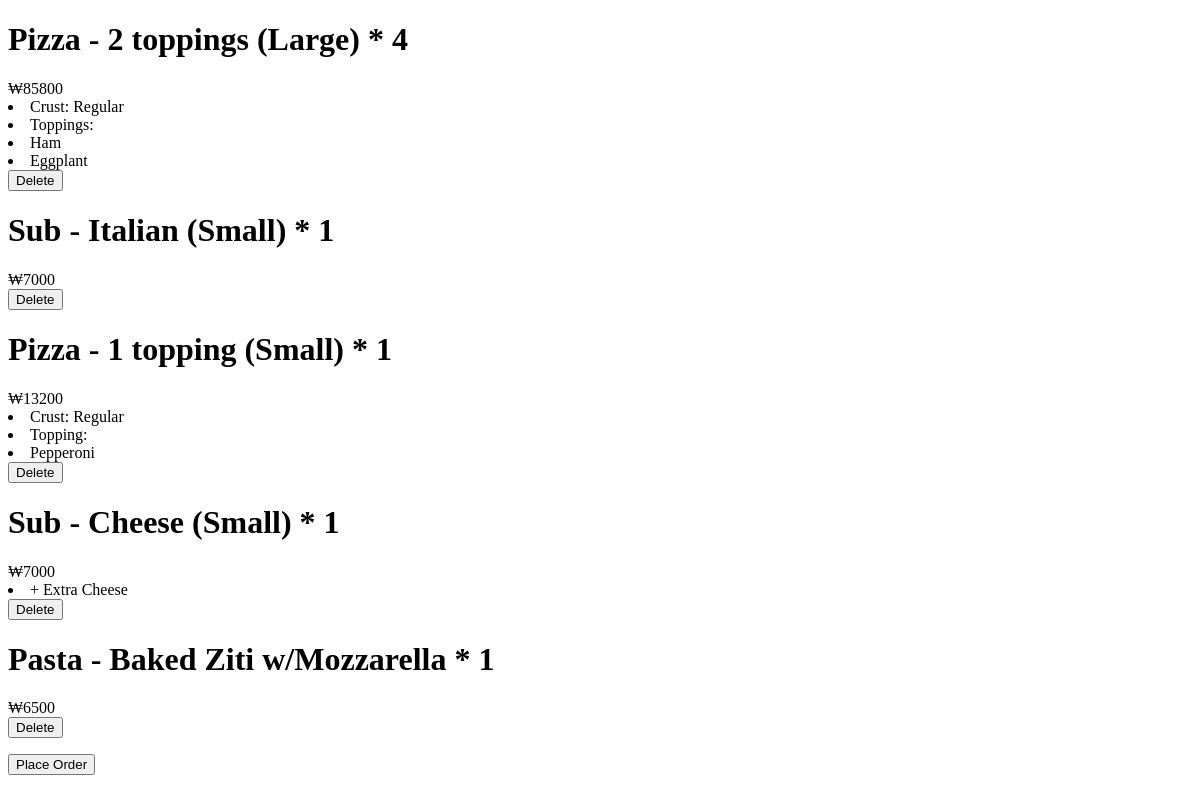
Page /cart (signed in) on the earlier database version.
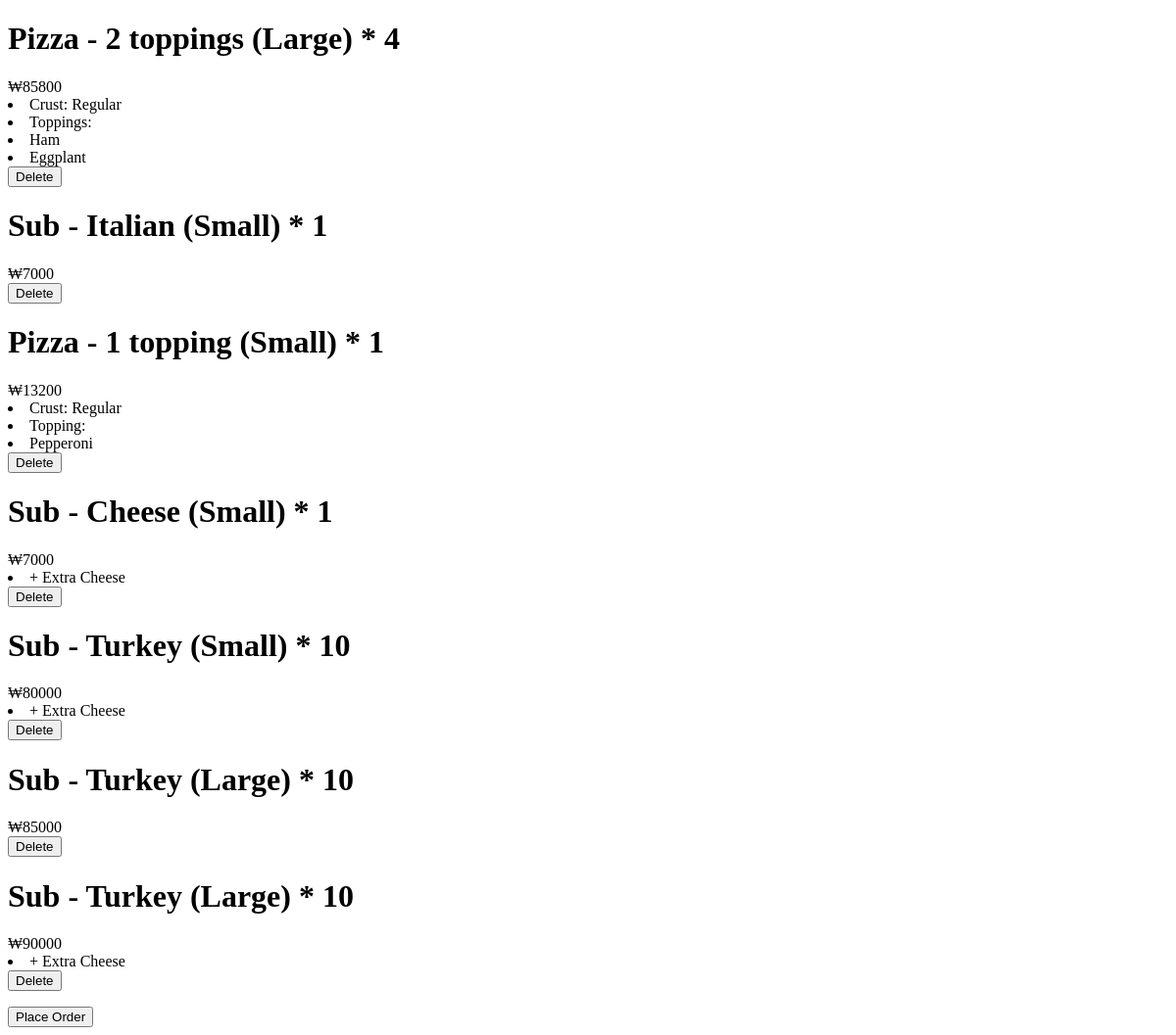
Same page on the later database version.
### orders/models.py (models this page shows, shortened)
class CartItem(models.Model):
    user = models.ForeignKey(User, on_delete=models.CASCADE, related_name='cart')
    item = models.ForeignKey(Item, on_delete=models.CASCADE)
    quantity = models.IntegerField(default=1)
    toppings = models.ManyToManyField(Topping, blank=True, related_name='carts') # For pizza
    extra = models.BooleanField(default=False) # For sub
    price = models.IntegerField(default=0)

class Item(models.Model):
    category = models.ForeignKey(Category, on_delete=models.CASCADE)
    name = models.CharField(max_length=64)
    S = 'Small'
    L = 'Large'
    SIZE_CHOICES = (
        (S, 'Small'),
        (L, 'Large')
    )
    size = models.CharField(max_length=8, choices=SIZE_CHOICES, blank=True)
    price = models.IntegerField(blank=True, default=0) # Blankable for Toppings

class Category(models.Model):
    PIZZA = 'Pizza'
    TOPPING = 'Topping'
    SUB = 'Sub'
    EXTRA = 'Extra'
    PASTA = 'Pasta'
    SALAD = 'Salad'
    DINNER = 'Dinner Platter'
    CATEGORY_CHOICES = (
        (PIZZA, 'Pizza'),
        (TOPPING, 'Topping'),
        (SUB, 'Sub menu'),
        (EXTRA, 'Extra'),
        (PASTA, 'Pasta'),
        (SALAD, 'Salad'),
        (DINNER, 'Dinner Platter')
    )
    name = models.CharField(max_length=16, choices=CATEGORY_CHOICES)
    class Meta:
        verbose_name = "Category"
        verbose_name_plural = "Categories"
    def __str__(self):
        return f"{self.name}"

class Pizza(Item):
    REGULAR = 'Regular'
    SICILIAN = 'Sicilian'
    CRUST_CHOICES = (
        (REGULAR, 'Regular'),
        (SICILIAN, 'Sicilian')
    )
    crust = models.CharField(max_length=8, choices=CRUST_CHOICES)
    max_toppings = models.IntegerField(default=0)

class Topping(Item):
    """Define toppings."""

### orders/views.py (the view)
# urls.py: path('cart', views.cart_list, name='cart'),
@login_required(login_url='/login')
def cart_list(request):
    cart_list = CartItem.objects.filter(user=request.user).all()
    context = {
        "cart_list": cart_list
    }
    return render(request, 'orders/cart.html', context)

### orders/templates/orders/cart.html (shortened to what this page needs)
{% extends 'base_orders.html' %}
{% block body %}
{% if cart_list %}
<p>
    {% for cart_item in cart_list %}
        <h1>{{ cart_item.item.category }} - {{ cart_item.item.name }}
            {% if cart_item.item.size %}({{ cart_item.item.size }}){% endif %}
            * {{ cart_item.quantity }} </h1>
        <div>&#8361;{{ cart_item.price }}</div>
        {% if cart_item.item.category.name == 'Pizza' %}
            <li>Crust: {{ cart_item.item.pizza.crust }} </li>
            {% if cart_item.toppings.all|length >= 1 %}
                <li>Topping{{ cart_item.toppings.all|pluralize }}:
                {% for topping in cart_item.toppings.all %}
                    <li>{{ topping.name }}</li>
                {% endfor %}
                </li>
            {% endif %}
        {% elif cart_item.extra %}
            <li>+ Extra Cheese</li>
        {% endif %}
        <form action="{% url 'delete_item' cart_item.id %}" method="POST">
            <input type="submit" value="Delete">
        </form>
    {% endfor %}
</p>
<form action="{% url 'order_first' %}", method="POST">
    <input type="submit" value="Place Order">
</form>
{% else %}
    <div>No items in the cart.</div>
{% endif %}
{% endblock %}

### orders/templates/base_orders.html (shortened to what this page needs)
<!DOCTYPE html>
<html>
<head>
</head>
<body>
{% block body %}
{% endblock %}
</body>
</html>

Differences in the rows shown:
removed CartItem: item.category "Pasta", item.name "Baked Ziti w/Mozzarella", quantity "1", price "6500"
added CartItem: item.category "Sub", item.name "Turkey", item.size "Small", quantity "10", price "80000", extra "+ Extra Cheese"
added CartItem: item.category "Sub", item.name "Turkey", item.size "Large", quantity "10", price "85000"
added CartItem: item.category "Sub", item.name "Turkey", item.size "Large", quantity "10", price "90000", extra "+ Extra Cheese"
